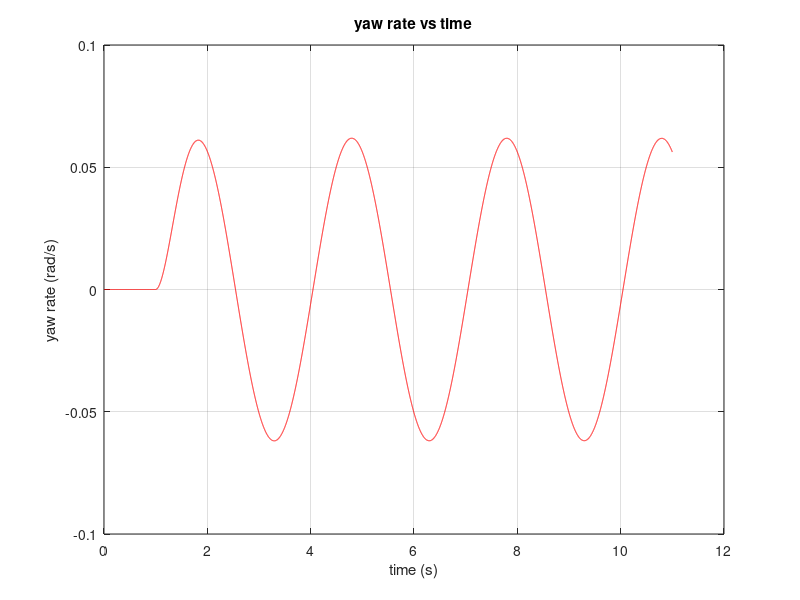
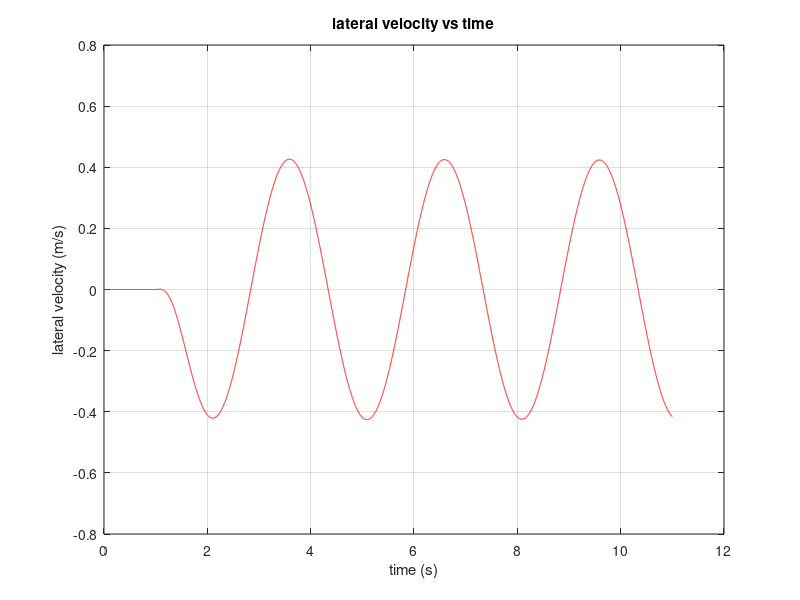
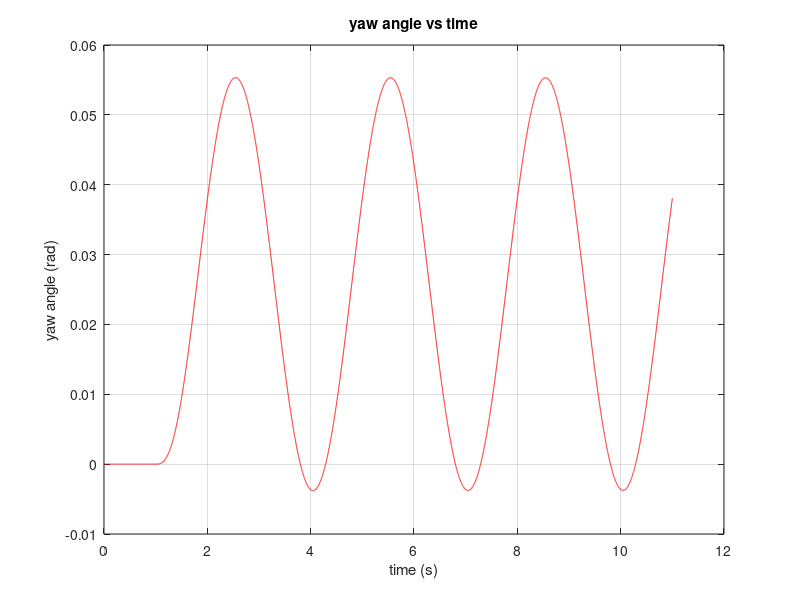
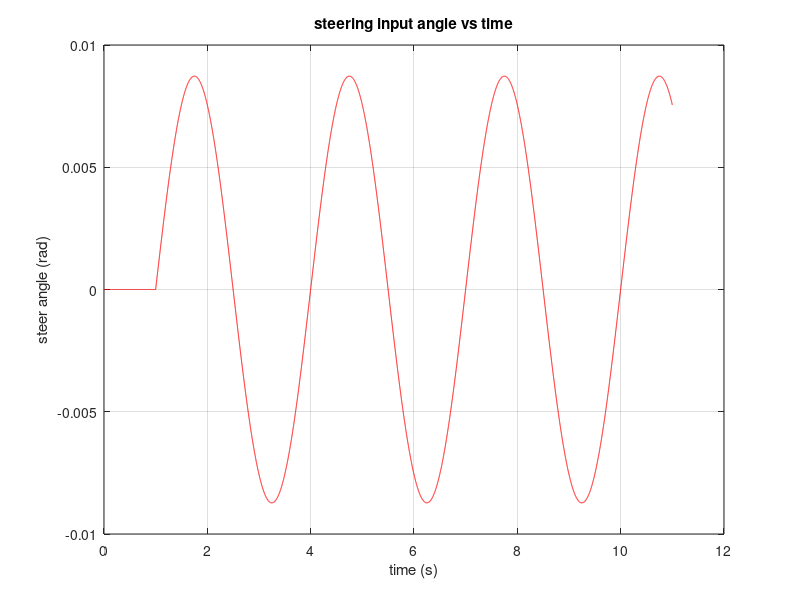

MATLAB code for these plots, in order:
%% bicycle model: sine wave steering anlge input 0.0087(rad) and Vx=33.73(m/s)
clc;
clear;
% % vehicle model parameters
a=1.14;  % distance of c.g. from front axle (m)
b=1.4;  % distance of c.g. from rear axle  (m)
Cf=-44000*2; % front axle cornering stiffness (N/rad)
Cr=-47000*2; % rear axle cornering stiffness (N/rad)
Cxf=5000*2;  % front axle longitudinal stiffness (N)
Cxr=5000*2;  % front axle longitudinal stiffness (N)
m=1720;  % the mass of the vehicle (kg)
Iz=2420; % yaw moment of inertia (kg.m^2)
Rr=0.285; % wheel radius
Jw=1*2;   % wheel roll inertia

%% steering input
% define sine wave steering angle input 
for i=1:11001
if i<1000
    delta1(i)=0;
else
    delta1(i)=0.5*pi/180*sin(1/3*2*pi*0.001*(i-1000));
end
end

%define initial state
x0=[0;33.73;0;0;0;0]; 
Vy=x0(1); % lateral velocity
Vx=x0(2); % longitudinal velocity
psi=x0(3); % yaw anlge
psi_dot=x0(4); % yaw rate 
Y=x0(5); % Y position in global coordinates
X=x0(6); % X position in global coordinates
wf=Vx/Rr; % front wheel rotation angular velocity
wr=Vx/Rr; % rear wheel rotation angular velocity

Tsim=11; % simulation time
T=0.001; % time step
ts=T;
i=1;
y(i,1:6)=x0';
%%
for t=0:ts:Tsim  
delta_r=delta1(i);
%longitudinal slips ratio 
sf=(Rr*wf-(Vx*cos(delta_r)+(Vy+a*psi_dot)*sin(delta_r)))/abs(Vx*cos(delta_r)+(Vy+a*psi_dot)*sin(delta_r));
sr=(Rr*wr-Vx)/abs(Vx);
%longitudinal tire force 
Fxtf=Cxf*sf;
Fxtr=Cxr*sr;
% the wheel rotational equation, assuming no braking torque and accelerating torque
dwf=-(1/Jw)*Fxtf*Rr;
dwr=-(1/Jw)*Fxtr*Rr;
wf=wf+T*dwf;
wr=wr+T*dwr;

% calculate the response according to vehicle model equations 
Vy_dot=-Vx*psi_dot+(1/m)*(Cf*((Vy+a*psi_dot)/Vx-delta_r)+Cr*((Vy-b*psi_dot)/Vx));
Vx_dot=Vy*psi_dot+(sf*Cxf+sr*Cxr)/m-delta_r*Cf*((Vy+a*psi_dot)/Vx-delta_r)/m;
dpsi_dot=1/Iz*(a*Cf*((Vy+a*psi_dot)/Vx-delta_r)-b*Cr*((Vy-b*psi_dot)/Vx));
Y_dot=Vx*sin(psi)+Vy*cos(psi);
X_dot=Vx*cos(psi)-Vy*sin(psi);

Vy=Vy+T*Vy_dot;
Vx=Vx+T*Vx_dot;
psi=psi+T*psi_dot;
psi_dot=psi_dot+T*dpsi_dot;
Y=Y+T*Y_dot;
X=X+T*X_dot;     

% output respones results 
y(i,1)=Vy;
y(i,2)=Vx;
y(i,3)=psi;
y(i,4)=psi_dot;
y(i,5)=Y;
y(i,6)=X;
lateral_acc(i)=Vy_dot+Vx*psi_dot; 
i=i+1;
end
t=0:ts:Tsim;
figure(1)
plot(t,y(:,4),'r');grid
title('yaw rate vs time');
xlabel('time (s)');
ylabel('yaw rate (rad/s)');
figure(2)
plot(t,y(:,1),'r');grid
title('lateral velocity vs time');
xlabel('time (s)');
ylabel('lateral velocity (m/s)');
figure(3)
plot(t,y(:,3),'r');grid
title('yaw angle vs time');
xlabel('time (s)');
ylabel('yaw angle (rad)');
figure(4)
plot(t,delta1,'r');grid
title('steering input angle vs time');
xlabel('time (s)');
ylabel('steer angle (rad)');
figure(5)
plot(t,lateral_acc,'r');grid
title('lateral acc vs time');
xlabel('time (s)');
ylabel('lateral acc (m/s^2)');



